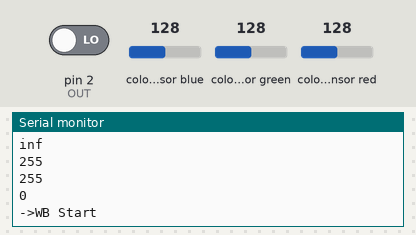
Recording of a sketch running on a simulated Arduino Uno, built with avr-gcc and run on an emulated ATmega328P. On the bench: the last lines printed to the serial monitor. Wiring (inferred from the names in the program): TCS3200 colour sensor: output pin 2; S2 pin 6; S3 pin 7; S0 pin 4; S1 pin 5. The test bench sets the inputs (shaded band); at power-on: colour sensor blue 128, colour sensor green 128, colour sensor red 128, pin 2 (OUT) LOW.

Above: at 5.2 s.
5.3 s: colour sensor blue set to 5
At 6.6 s:
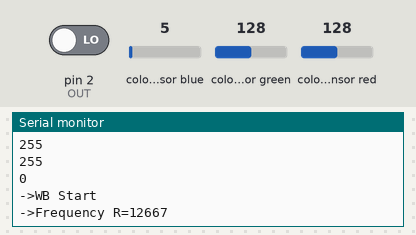
6.8 s: colour sensor green set to 5
At 7.6 s:
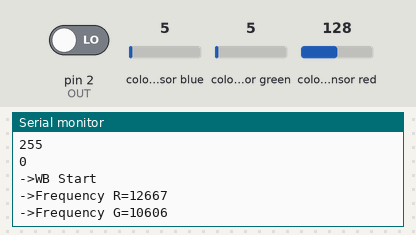
8.3 s: colour sensor red set to 5
At 12.8 s:
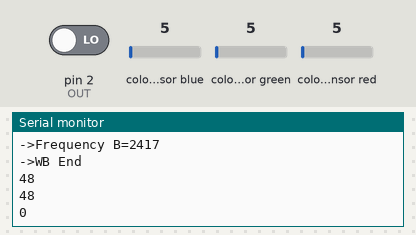
Timing chart, 0 to 14.3 s (numbered marks = the images above; inputs shaded):
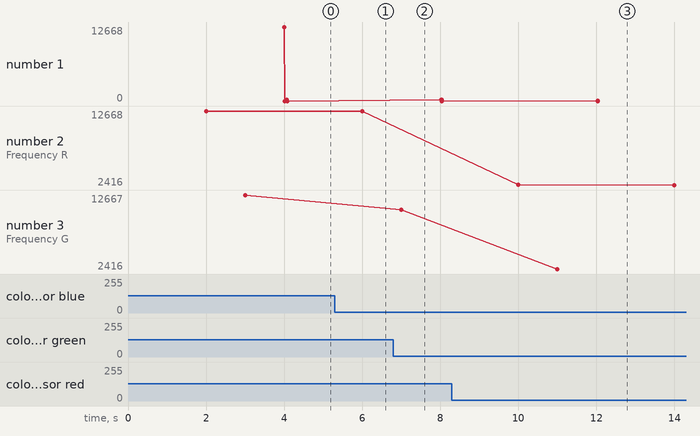

Measured:
- after the input at 6.8 s, the serial monitor: prints a new line after 0.20 s (image 2)
- after the input at 8.3 s, the serial monitor: prints a new line after 1.7 s (image 3)
- plotted number 2: 12667 → 2416 after the input at 8.3 s
- plotted number 3: 12667 → 10606 after the input at 6.8 s

The sketch:

TCS3200_01.ino
```cpp
#include <TimerOne.h>

#define S0     4
#define S1     5
#define S2     6
#define S3     7
#define OUT    2

int   g_count = 0;    // 頻率計算
int   g_array[3];     // 儲存 RGB 值
int   g_flag = 0;     // RGB 過濾順序
float g_SF[3];        // 儲存白平衡計算後之 RGB 補償係數

// TCS3200 初始化與輸出頻率設定
void TSC_Init()
{
  pinMode(S0, OUTPUT);
  pinMode(S1, OUTPUT);
  pinMode(S2, OUTPUT);
  pinMode(S3, OUTPUT);
  pinMode(OUT, INPUT);

  digitalWrite(S0, LOW);  // OUTPUT FREQUENCY SCALING 2%
  digitalWrite(S1, HIGH);
}

// 選擇過濾顏色
void TSC_FilterColor(int Level01, int Level02)
{
  if(Level01 != 0)
    Level01 = HIGH;

  if(Level02 != 0)
    Level02 = HIGH;

  digitalWrite(S2, Level01);
  digitalWrite(S3, Level02);
}

void TSC_Count()
{
  g_count ++ ;
}

void TSC_Callback()
{
  switch(g_flag)
  {
    case 0:
         Serial.println("->WB Start");
         TSC_WB(LOW, LOW);              // Red
         break;
    case 1:
         Serial.print("->Frequency R=");
         Serial.println(g_count);
         g_array[0] = g_count;
         TSC_WB(HIGH, HIGH);            // Green
         break;
    case 2:
         Serial.print("->Frequency G=");
         Serial.println(g_count);
         g_array[1] = g_count;
         TSC_WB(LOW, HIGH);             // Blue
         break;

    case 3:
         Serial.print("->Frequency B=");
         Serial.println(g_count);
         Serial.println("->WB End");
         g_array[2] = g_count;
         TSC_WB(HIGH, LOW);             // Clear(no filter)
         break;
   default:
         g_count = 0;
         break;
  }
}

// 白平衡
void TSC_WB(int Level0, int Level1)
{
  g_count = 0;
  g_flag ++;
  TSC_FilterColor(Level0, Level1);
  Timer1.setPeriod(1000000);      // us; 每秒觸發
}

void setup()
{
  TSC_Init();
  Serial.begin(9600);
  Timer1.initialize();             // defaulte is 1s
  Timer1.attachInterrupt(TSC_Callback);
  attachInterrupt(0, TSC_Count, RISING);

  delay(4000);

  for(int i=0; i<3; i++)
    Serial.println(g_array[i]);

  g_SF[0] = 255.0/ g_array[0];     // R 補償係數
  g_SF[1] = 255.0/ g_array[1] ;    // G 補償係數
  g_SF[2] = 255.0/ g_array[2] ;    // B 補償係數

  Serial.println(g_SF[0]);
  Serial.println(g_SF[1]);
  Serial.println(g_SF[2]);

}

void loop()
{
   g_flag = 0;
   for(int i=0; i<3; i++)
    Serial.println(int(g_array[i] * g_SF[i]));
   delay(4000);

}
```
